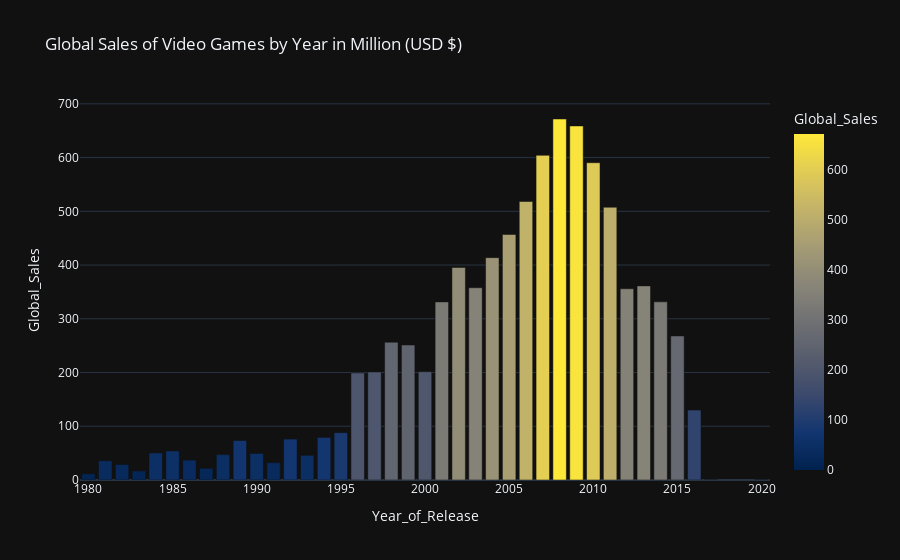

The cell this chart's notebook holds for it:
### Code cell
#Showing Global Sales of Video Games by Year

fig5 = px.bar(df_globalsales, x='Year_of_Release', y='Global_Sales', color='Global_Sales', color_continuous_scale=px.colors.sequential.Cividis, template='plotly_dark', title='Global Sales of Video Games by Year in Million (USD $)')
fig5.show()

### Figure 1 — Plotly figure (JSON) as saved in the notebook; plotly's stock layout.template omitted (floating-point values rounded to 4 significant figures)
{"data": [{"alignmentgroup": "True", "hovertemplate": "Year_of_Release=%{x}<br>Global_Sales=%{marker.color}<extra></extra>", "legendgroup": "", "marker": {"color": [11.38, 35.77, 28.86, 16.79, 50.36, 53.94, 37.07, 21.74, 47.22, 73.45, 49.39, 32.23, 76.17, 45.98, 79.18, 88.11, 199.2, 201.0, 256.4, 251.2, 201.6, 331.5, 395.5, 357.8, 413.8, 456.9, 518.2, 604.2, 671.8, 658.9, 590.4, 507.6, 355.8, 361.2, 331.5, 268.1, 130.1, 0.06, 0.29], "coloraxis": "coloraxis", "pattern": {"shape": ""}}, "name": "", "offsetgroup": "", "orientation": "v", "showlegend": false, "textposition": "auto", "type": "bar", "x": [1980, 1981, 1982, 1983, 1984, 1985, 1986, 1987, 1988, 1989, 1990, 1991, 1992, 1993, 1994, 1995, 1996, 1997, 1998, 1999, 2000, 2001, 2002, 2003, 2004, 2005, 2006, 2007, 2008, 2009, 2010, 2011, 2012, 2013, 2014, 2015, 2016, 2017, 2020], "xaxis": "x", "y": [11.38, 35.77, 28.86, 16.79, 50.36, 53.94, 37.07, 21.74, 47.22, 73.45, 49.39, 32.23, 76.17, 45.98, 79.18, 88.11, 199.2, 201.0, 256.4, 251.2, 201.6, 331.5, 395.5, 357.8, 413.8, 456.9, 518.2, 604.2, 671.8, 658.9, 590.4, 507.6, 355.8, 361.2, 331.5, 268.1, 130.1, 0.06, 0.29], "yaxis": "y"}], "layout": {"barmode": "relative", "coloraxis": {"colorbar": {"title": {"text": "Global_Sales"}}, "colorscale": [[0, "#00224e"], [0.1111, "#123570"], [0.2222, "#3b496c"], [0.3333, "#575d6d"], [0.4444, "#707173"], [0.5556, "#8a8678"], [0.6667, "#a59c74"], [0.7778, "#c3b369"], [0.8889, "#e1cc55"], [1, "#fee838"]]}, "legend": {"tracegroupgap": 0}, "title": {"text": "Global Sales of Video Games by Year in Million (USD $)"}, "xaxis": {"anchor": "y", "domain": [0, 1], "title": {"text": "Year_of_Release"}}, "yaxis": {"anchor": "x", "domain": [0, 1], "title": {"text": "Global_Sales"}}}}
